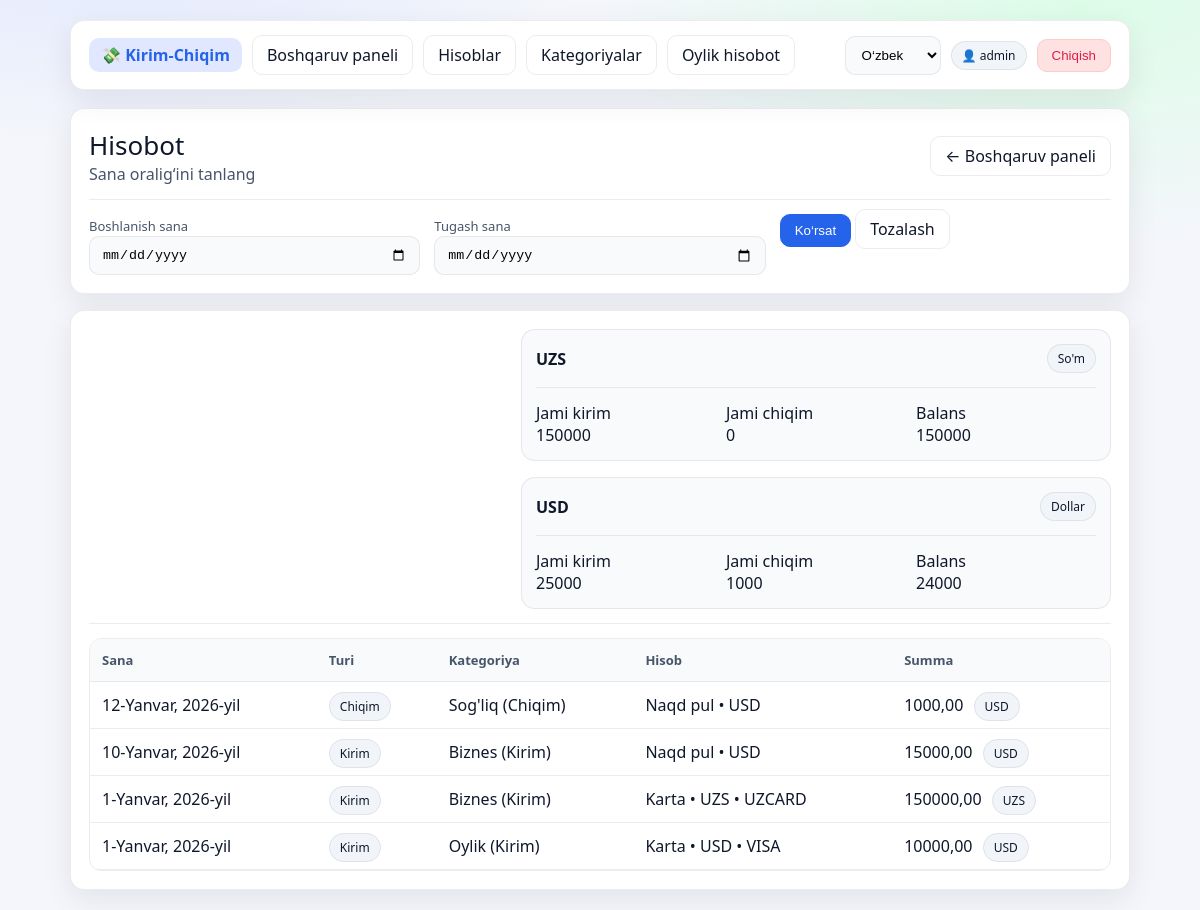
Page /uz/report/monthly/ (signed in) on the earlier database version.
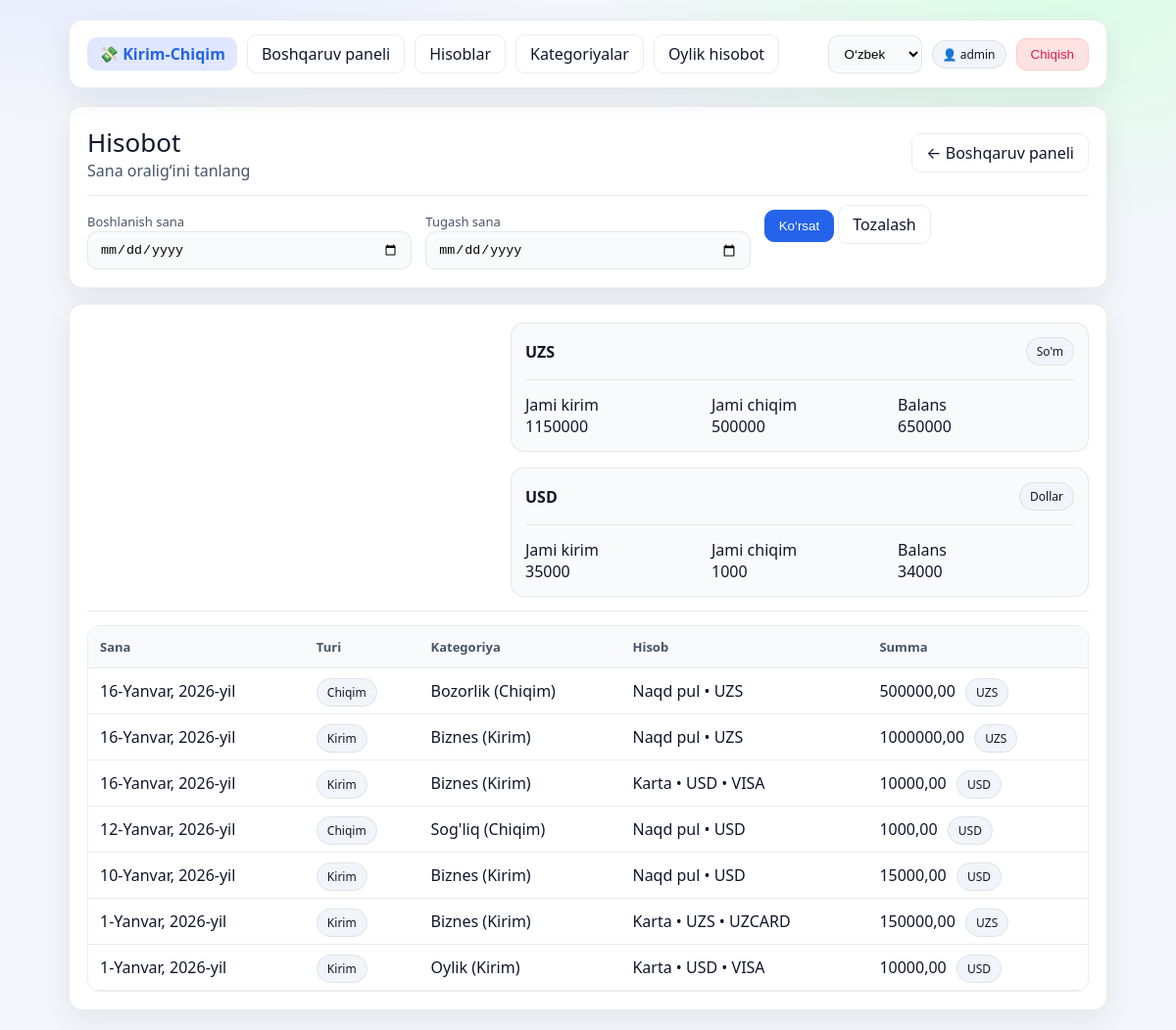
Same page on the later database version.
### finance/models.py (models this page shows, shortened)
class Transaction(models.Model):
    IN_ = "IN"
    EX_ = "EX"
    TRAN_TYPES = (
        (IN_, _("Kirim")),
        (EX_, _("Chiqim")),
    )
    user = models.ForeignKey(User, on_delete=models.CASCADE)
    type = models.CharField(max_length=3, choices=TRAN_TYPES)
    category = models.ForeignKey(Category, on_delete=models.CASCADE)
    account = models.ForeignKey(Account, on_delete=models.CASCADE)
    amount = models.DecimalField(max_digits=15, decimal_places=2)
    date = models.DateField()
    note = models.CharField(max_length=200, blank=True)
    currency = models.CharField(max_length=3, choices=Account.CURRENCY, blank=True, null=True)
    class Meta:
        ordering = ["-date", "-id"]

class Category(models.Model):
    IN_ = "IN"
    EX_ = "EX"
    CATEGORY_TYPES = (
        (IN_, _("Kirim")),
        (EX_, _("Chiqim")),
    )
    user = models.ForeignKey(User, on_delete=models.CASCADE)
    name = models.CharField(max_length=120)
    type = models.CharField(max_length=3, choices=CATEGORY_TYPES)
    def __str__(self):
        return f"{self.name} ({self.get_type_display()})"

class Account(models.Model):
    CASH = "CASH"
    CARD = "CARD"
    ACCOUNT_TYPES = (
        (CASH, _("Naqd pul")),
        (CARD, _("Karta")),
    )
    UZS = "UZS"
    USD = "USD"
    CURRENCY = (
        (UZS, _("So'm")),
        (USD, _("Dollar")),
    )
    UZCARD = "UZCARD"
    HUMO = "HUMO"
    VISA = "VISA"
    MC = "MC"
    CARD_KINDS = (
        (UZCARD, _("Uzcard")),
        (HUMO, _("Humo")),
        (VISA, _("Visa")),
        (MC, _("Mastercard")),
    )
    user = models.ForeignKey(User, on_delete=models.CASCADE, related_name="accounts")
    name = models.CharField(max_length=120)
    type = models.CharField(max_length=4, choices=ACCOUNT_TYPES)
    currency = models.CharField(max_length=3, choices=CURRENCY, blank=True, null=True)
    card_kind = models.CharField(max_length=10, choices=CARD_KINDS, blank=True, null=True)
    bank_name = models.CharField(max_length=80, blank=True, null=True)
    last4 = models.CharField(max_length=4, blank=True, null=True)
    def __str__(self):
        parts = [self.name or self.get_type_display()]
        if self.currency:
            parts.append(self.currency)
        if self.type == self.CARD and self.card_kind:
            parts.append(self.card_kind)
        return " • ".join(parts)

### finance/views.py (the view)
# urls.py: path("report/monthly/", monthly_report, name="monthly_report"),
@login_required
def monthly_report(request):
    start = request.GET.get("start")
    end = request.GET.get("end")
    qs = Transaction.objects.filter(user=request.user).select_related("account")
    if start:
        qs = qs.filter(date__gte=parse_date(start))
    if end:
        qs = qs.filter(date__lte=parse_date(end))
    income_uzs = _sum_amount(qs.filter(type="IN", account__currency="UZS"))
    expense_uzs = _sum_amount(qs.filter(type="EX", account__currency="UZS"))
    balance_uzs = income_uzs - expense_uzs
    income_usd = _sum_amount(qs.filter(type="IN", account__currency="USD"))
    expense_usd = _sum_amount(qs.filter(type="EX", account__currency="USD"))
    balance_usd = income_usd - expense_usd
    return render(request, "monthly_report.html", {
        "transactions": qs.order_by("-date"),
        "income_uzs": income_uzs,
        "expense_uzs": expense_uzs,
        "balance_uzs": balance_uzs,
        "income_usd": income_usd,
        "expense_usd": expense_usd,
        "balance_usd": balance_usd,
        "start": start,
        "end": end,
    })

### finance/views.py (called while the page is built)
def _sum_amount(qs):
    return qs.aggregate(s=Coalesce(Sum("amount"), Decimal("0")))["s"]

### templates/monthly_report.html (shortened to what the changed rows need)
{% extends "base.html" %}
{% load i18n %}
{% block content %}
<div class="grid">
  <div class="card">
    <div class="row" style="gap:16px; justify-content:flex-end; flex-wrap:wrap; align-items:stretch;">
      <div class="card" style="padding:14px; min-width:320px; background:var(--card2); box-shadow:none;">
        <div class="row" style="justify-content:flex-end">
          <div class="kpi in" style="min-width:180px">
            <div class="label">{% trans "Jami kirim" %}</div>
            <div class="value">{{ income_uzs }}</div>
          </div>
          <div class="kpi ex" style="min-width:180px">
            <div class="label">{% trans "Jami chiqim" %}</div>
            <div class="value">{{ expense_uzs }}</div>
          </div>
          <div class="kpi bal" style="min-width:180px">
            <div class="label">{% trans "Balans" %}</div>
            <div class="value">{{ balance_uzs }}</div>
          </div>
        </div>
      </div>
      <div class="card" style="padding:14px; min-width:320px; background:var(--card2); box-shadow:none;">
        <div class="row" style="justify-content:flex-end">
          <div class="kpi in" style="min-width:180px">
            <div class="label">{% trans "Jami kirim" %}</div>
            <div class="value">{{ income_usd }}</div>
          </div>
          <div class="kpi bal" style="min-width:180px">
            <div class="label">{% trans "Balans" %}</div>
            <div class="value">{{ balance_usd }}</div>
          </div>
        </div>
      </div>
    </div>
    <div class="table-wrap">
      <table>
        <tr>
          <th>{% trans "Sana" %}</th>
          <th>{% trans "Turi" %}</th>
          <th>{% trans "Kategoriya" %}</th>
          <th>{% trans "Hisob" %}</th>
          <th>{% trans "Summa" %}</th>
        </tr>
        {% for t in transactions %}
        <tr>
          <td>{{ t.date }}</td>
          <td>
            {% if t.type == "IN" %}
              <span class="badge in">{% trans "Kirim" %}</span>
            {% else %}
              <span class="badge ex">{% trans "Chiqim" %}</span>
            {% endif %}
          </td>
          <td>{{ t.category }}</td>
          <td>{{ t.account }}</td>
          <td>
            {{ t.amount }}
            <span class="badge" style="margin-left:6px;">
              {{ t.account.currency }}
            </span>
          </td>
        </tr>
        {% empty %}
        <tr>
          <td colspan="5" class="muted">{% trans "Bu oraliqda tranzaksiya yo‘q." %}</td>
        </tr>
        {% endfor %}
      </table>
    </div>
  </div>
</div>
{% endblock %}

Differences in the rows shown:
added Transaction: date "16-Yanvar, 2026-yil", category "Bozorlik (Chiqim)", account "Naqd pul • UZS", amount "500000,00", account.currency "UZS"
added Transaction: date "16-Yanvar, 2026-yil", category "Biznes (Kirim)", account "Naqd pul • UZS", amount "1000000,00", account.currency "UZS"
added Transaction: date "16-Yanvar, 2026-yil", category "Biznes (Kirim)", account "Karta • USD • VISA", amount "10000,00", account.currency "USD"
Other differences:
{{ income_uzs }}: "150000" → "1150000"
{{ expense_uzs }}: "0" → "500000"
{{ balance_uzs }}: "150000" → "650000"
{{ income_usd }}: "25000" → "35000"
{{ balance_usd }}: "24000" → "34000"
